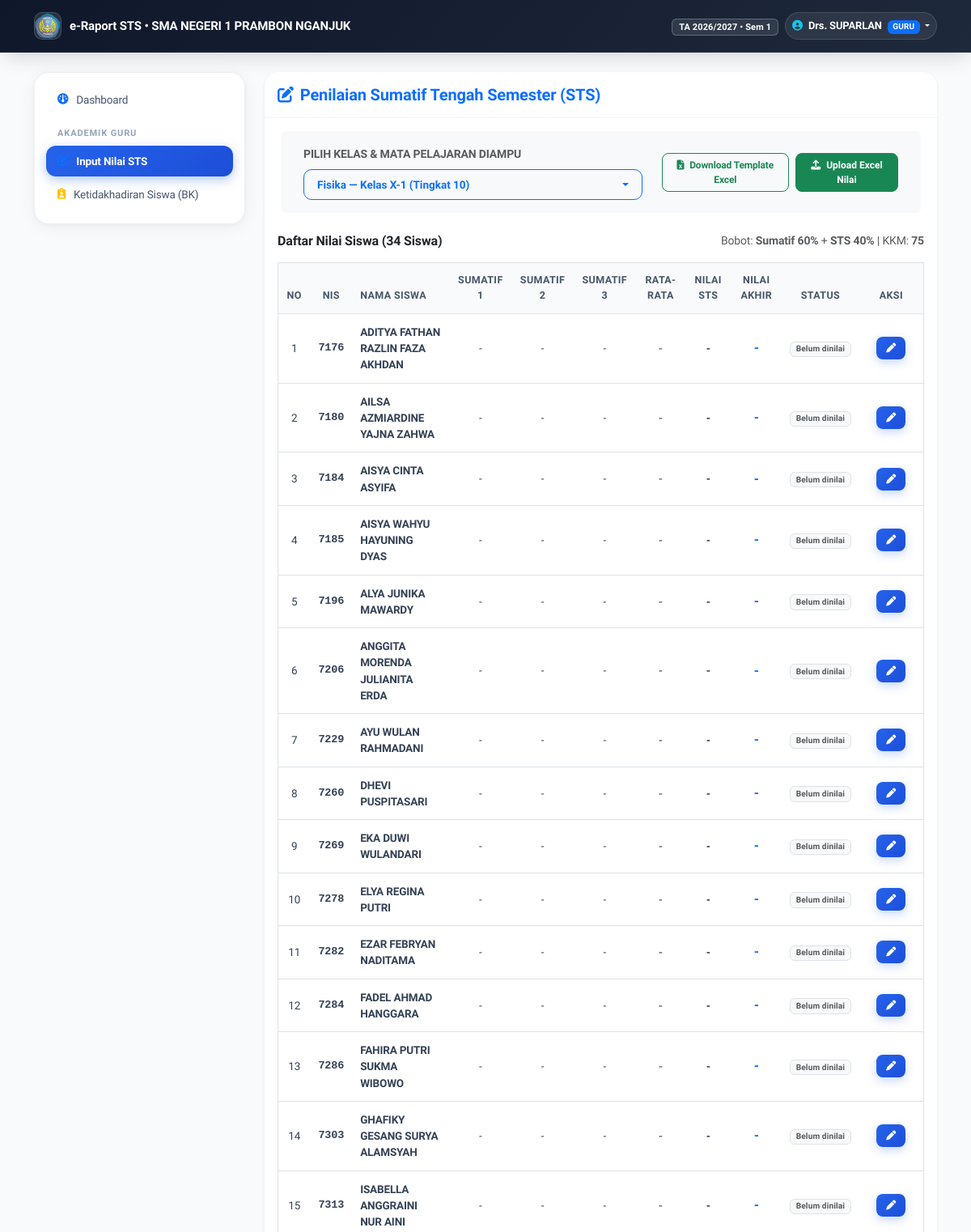
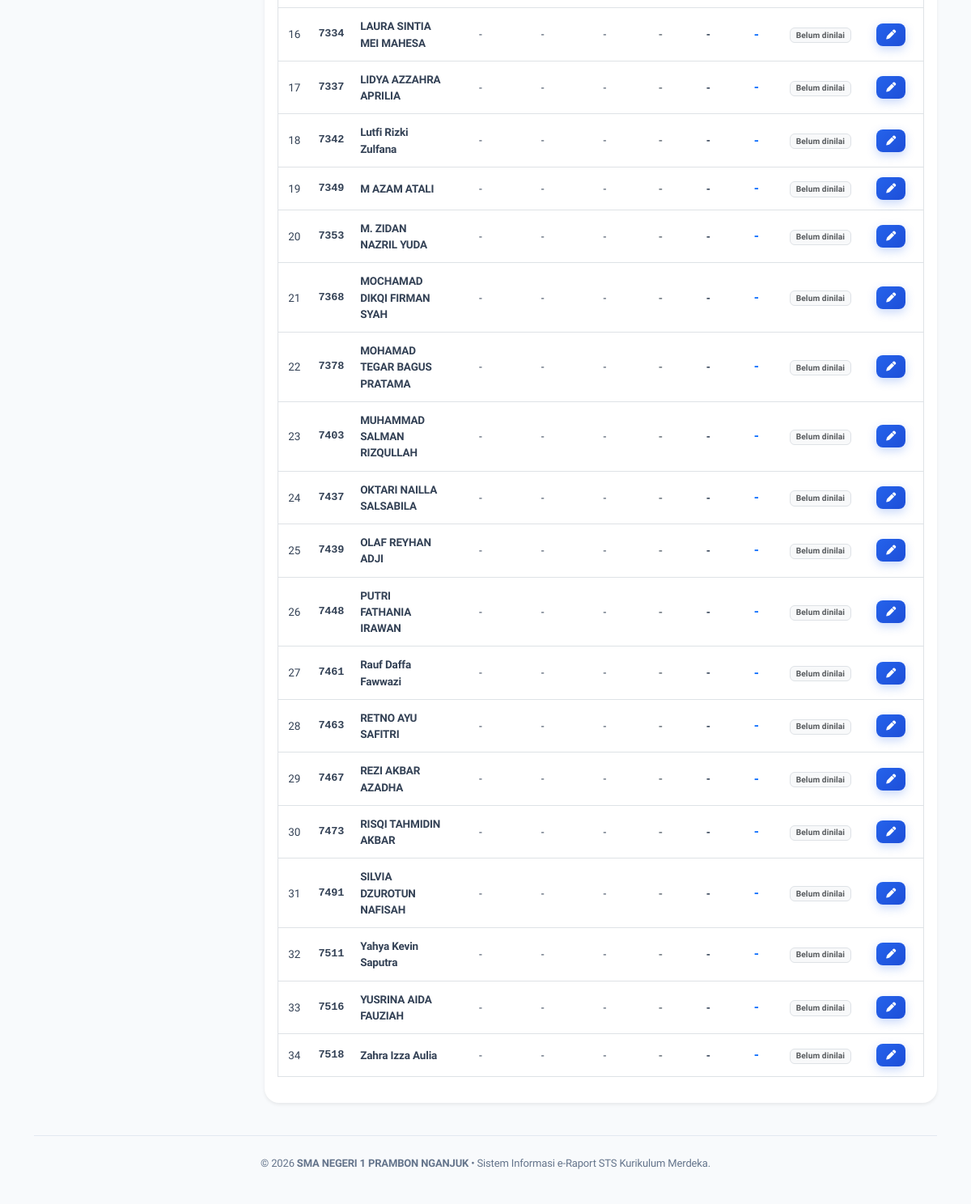
The page /grade-recap (signed in) on the database its author committed (2 pictures, top to bottom).
### tables this page shows
CREATE TABLE `tb_pengaturan_rapor` (
  `id` int(11) NOT NULL DEFAULT 1,
  `nama_sekolah` varchar(150) NOT NULL DEFAULT 'SMA NEGERI 1 PRAMBON NGANJUK',
  `alamat_sekolah` varchar(200) NOT NULL DEFAULT 'JL. A. YANI 1 SUGIHWARAS PRAMBON',
  `logo_sekolah` varchar(255) DEFAULT NULL,
  `npsn` varchar(30) NOT NULL DEFAULT '20539744',
  `akreditasi` varchar(30) NOT NULL DEFAULT 'A (Unggul)',
  `slogan` varchar(255) NOT NULL DEFAULT 'Unggul dalam Prestasi, Berkarakter, dan Berbudaya Lingkungan',
  `telepon` varchar(50) NOT NULL DEFAULT '(0358) 771234',
  `email` varchar(100) NOT NULL DEFAULT 'info@sman1prambon.sch.id',
  `website` varchar(100) NOT NULL DEFAULT 'sman1prambon.sch.id',
  `deskripsi_sekolah` text DEFAULT NULL,
  `tahun_ajaran` varchar(20) NOT NULL DEFAULT '2025/2026',
  `semester` varchar(10) NOT NULL DEFAULT '2',
  `nama_kepala_sekolah` varchar(150) NOT NULL DEFAULT 'Iin Yuristin Nadhiroh, S. Pd., M. MPd.',
  `nip_kepala_sekolah` varchar(30) NOT NULL DEFAULT '197405141999032010',
  `tempat_rapor` varchar(50) NOT NULL DEFAULT 'Prambon',
  `tanggal_rapor` varchar(50) NOT NULL DEFAULT '19 Juni 2026',
  PRIMARY KEY (`id`)
);

CREATE TABLE `tb_mapel_referensi` (
  `id_mapel` varchar(20) NOT NULL,
  `nama_mapel` varchar(100) NOT NULL,
  `sistem` tinyint(1) NOT NULL DEFAULT 0 COMMENT '1 = mapel sistem, tidak boleh dihapus',
  PRIMARY KEY (`id_mapel`)
);

CREATE TABLE `tb_kelas` (
  `id_kelas` int(11) NOT NULL AUTO_INCREMENT,
  `nama_kelas` varchar(20) NOT NULL,
  `tingkat` varchar(5) NOT NULL,
  `id_guru_walikelas` varchar(20) DEFAULT NULL,
  PRIMARY KEY (`id_kelas`),
  UNIQUE KEY `nama_kelas` (`nama_kelas`),
  KEY `fk_kelas_walikelas` (`id_guru_walikelas`),
  CONSTRAINT `fk_kelas_walikelas` FOREIGN KEY (`id_guru_walikelas`) REFERENCES `tb_guru` (`id_guru`) ON DELETE SET NULL ON UPDATE CASCADE
);

CREATE TABLE `tb_pengaturan_bobot` (
  `id_pengaturan` int(11) NOT NULL DEFAULT 1,
  `bobot_sumatif` decimal(5,2) NOT NULL DEFAULT 60.00,
  `bobot_sts` decimal(5,2) NOT NULL DEFAULT 40.00,
  `kkm` decimal(5,2) NOT NULL DEFAULT 75.00,
  PRIMARY KEY (`id_pengaturan`)
);

CREATE TABLE `tb_siswa` (
  `nis` varchar(20) NOT NULL,
  `id_user` int(11) NOT NULL,
  `nama` varchar(100) NOT NULL,
  `nisn` varchar(20) DEFAULT NULL,
  `id_kelas` int(11) NOT NULL,
  PRIMARY KEY (`nis`),
  UNIQUE KEY `uq_siswa_nisn` (`nisn`),
  KEY `fk_user_siswa` (`id_user`),
  KEY `fk_kelas_siswa` (`id_kelas`),
  CONSTRAINT `fk_kelas_siswa` FOREIGN KEY (`id_kelas`) REFERENCES `tb_kelas` (`id_kelas`) ON DELETE CASCADE ON UPDATE CASCADE,
  CONSTRAINT `fk_user_siswa` FOREIGN KEY (`id_user`) REFERENCES `tb_user` (`id_user`) ON DELETE CASCADE ON UPDATE CASCADE
);

### grade-recap.php (the view, shortened to what the rows shown need)
<?php
require_once "models/Teacher.php";
require_once "models/Bobot.php";
$db = new Database();
$conn = $db->connect();
$teacherModel = new Teacher($conn);
$bobotModel   = new Bobot($conn);
$idGuru = $_SESSION['id'] ?? '';
$myAssignments = $teacherModel->getPengampu($idGuru);
$selectedPengampuId = isset($_GET['id_pengampu']) ? (int)$_GET['id_pengampu'] : 0;
if ($selectedPengampuId === 0 && !empty($myAssignments)) {
    $selectedPengampuId = (int)$myAssignments[0]['id_pengampu'];
}
$currentAssignment = null;
foreach ($myAssignments as $a) {
    if ((int)$a['id_pengampu'] === $selectedPengampuId) {
        $currentAssignment = $a;
        break;
    }
}
$students = [];
if ($currentAssignment) {
    $students = $teacherModel->getStudentsForGrade($selectedPengampuId);
}
$bobot = $bobotModel->get();
?>
<div class="col-lg-9 mt-2">
    <div class="card shadow-sm border-0">
        <div class="card-header bg-white py-3">
            <h5 class="mb-0 fw-bold text-primary"><i class="fa-solid fa-pen-to-square me-2"></i>Penilaian Sumatif Tengah Semester (STS)</h5>
        </div>
        <div class="card-body">
            <div class="row align-items-center mb-4 bg-light p-3 rounded mx-1">
                <div class="col-md-7">
                    <label class="form-label small fw-bold text-muted text-uppercase">Pilih Kelas & Mata Pelajaran Diampu</label>
                    <div class="dropdown">
                        <button class="btn btn-outline-primary dropdown-toggle w-100 text-start d-flex justify-content-between align-items-center" type="button" data-bs-toggle="dropdown">
                            <span>
                                <?php if ($currentAssignment) { ?>
                                    <strong><?= htmlspecialchars($currentAssignment['nama_mapel']) ?></strong> &mdash; Kelas <?= htmlspecialchars($currentAssignment['nama_kelas']) ?> (Tingkat <?= $currentAssignment['tingkat'] ?>)
                                <?php } else { ?>
                                    Belum ada penugasan mengajar
                                <?php } ?>
                            </span>
                        </button>
                    </div>
                </div>
                <div class="col-md-5 mt-3 mt-md-0 d-flex justify-content-md-end gap-2">
                    <?php if ($currentAssignment) { ?>
                        <a href="controllers/template.php?type=nilai_kelas&id_pengampu=<?= $selectedPengampuId ?>" class="btn btn-outline-success btn-sm">
                            <i class="fa-solid fa-file-excel me-1"></i> Download Template Excel
                        </a>
                        <button type="button" class="btn btn-success btn-sm" data-bs-toggle="modal" data-bs-target="#ModalUploadNilai">
                            <i class="fa-solid fa-upload me-1"></i> Upload Excel Nilai
                        </button>
                    <?php } ?>
                </div>
            </div>
            <?php if (!$currentAssignment) { ?>
                <div class="alert alert-warning">
                    <i class="fa-solid fa-triangle-exclamation me-1"></i> Anda belum memiliki penugasan mengajar mata pelajaran di kelas manapun. Silakan hubungi Administrator.
                </div>
            <?php } else { ?>
                <div class="d-flex justify-content-between align-items-center mb-3">
                    <h6 class="fw-bold mb-0 text-dark">Daftar Nilai Siswa (<?= count($students) ?> Siswa)</h6>
                    <small class="text-muted">
                        Bobot: <strong>Sumatif <?= (float)$bobot['bobot_sumatif'] ?>%</strong> + <strong>STS <?= (float)$bobot['bobot_sts'] ?>%</strong> | KKM: <strong><?= (float)$bobot['kkm'] ?></strong>
                    </small>
                </div>
                <div class="table-responsive">
                    <table class="table table-hover align-middle border">
                        <thead class="table-light">
                            <tr class="text-center">
                                <th style="width: 5%">No</th>
                                <th>NIS</th>
                                <th class="text-start">Nama Siswa</th>
                                <th>Sumatif 1</th>
                                <th>Sumatif 2</th>
                                <th>Sumatif 3</th>
                                <th>Rata-rata</th>
                                <th>Nilai STS</th>
                                <th>Nilai Akhir</th>
                                <th>Status</th>
                                <th style="width: 10%">Aksi</th>
                            </tr>
                        </thead>
                        <tbody>
                            <?php if (empty($students)) { ?>
                                <tr><td colspan="11" class="text-center py-4 text-muted">Belum ada siswa di kelas ini.</td></tr>
                            <?php } else {
                                $no = 1;
                                foreach ($students as $s) {
                                    $hasGrade = ($s['nilai_akhir'] !== null);
                                    $isPass = ($s['status_kelulusan'] === 'Tercapai');
                            ?>
                                <tr class="text-center">
                                    <td><?= $no++ ?></td>
                                    <td class="font-monospace fw-semibold"><?= htmlspecialchars($s['nis']) ?></td>
                                    <td class="text-start fw-semibold"><?= htmlspecialchars($s['nama']) ?></td>
                                    <td><?= $s['sumatif_1'] !== null ? (float)$s['sumatif_1'] : '-' ?></td>
                                    <td><?= $s['sumatif_2'] !== null ? (float)$s['sumatif_2'] : '-' ?></td>
                                    <td><?= $s['sumatif_3'] !== null ? (float)$s['sumatif_3'] : '-' ?></td>
                                    <td class="fw-semibold text-secondary"><?= $s['rata_sumatif'] !== null ? (float)$s['rata_sumatif'] : '-' ?></td>
                                    <td class="fw-semibold"><?= $s['nilai_sts'] !== null ? (float)$s['nilai_sts'] : '-' ?></td>
                                    <td class="fw-bold fs-6 text-primary"><?= $s['nilai_akhir'] !== null ? (float)$s['nilai_akhir'] : '-' ?></td>
                                    <td>
                                        <?php if ($hasGrade) { ?>
                                            <span class="badge <?= $isPass ? 'bg-success' : 'bg-danger' ?>">
                                                <?= htmlspecialchars($s['status_kelulusan']) ?>
                                            </span>
                                        <?php } else { ?>
                                            <span class="badge bg-light text-muted border">Belum dinilai</span>
                                        <?php } ?>
                                    </td>
                                    <td>
                                        <button class="btn btn-primary btn-sm" data-bs-toggle="modal" data-bs-target="#ModalInputNilai<?= $s['nis'] ?>" title="Input / Edit Nilai">
                                            <i class="fa fa-pen"></i>
                                        </button>
                                    </td>
                                </tr>
                            <?php } } ?>
                        </tbody>
                    </table>
                </div>
            <?php } ?>
        </div>
    </div>
</div>

### main.php (shortened to what the rows shown need)
<?php
require_once 'config/Config.php';
require_once "models/Setting.php";
$db = new Database();
$conn = $db->connect();
$settingModelMain = new Setting($conn);
$school = $settingModelMain->get();
?>
<!DOCTYPE html>
<html lang="id">
<head>
    <link rel="stylesheet" href="<?= $base_url ?>vendor/bootstrap-5.3.8/css/bootstrap.min.css">
    <link rel="stylesheet" href="https://cdnjs.cloudflare.com/ajax/libs/font-awesome/6.5.1/css/all.min.css">
    <link rel="stylesheet" href="<?= $base_url ?>assets/css/style.css">
</head>
<body>
    <?php include "header.php"; ?>
    <div class="container-lg my-3">
        <div class="row">
            <?php include "sidebar.php"; ?>
            <?php include $page; ?>
        </div>
        <footer class="app-footer text-center">
            <div class="container">
                &copy; <?= date('Y') ?> <strong><?= htmlspecialchars($school['nama_sekolah']) ?></strong> &bull; Sistem Informasi e-Raport STS Kurikulum Merdeka.
            </div>
        </footer>
    </div>
</body>
</html>

### header.php (shortened to what the rows shown need)
<?php
require_once __DIR__ . '/config/Config.php';
require_once __DIR__ . '/models/Setting.php';
$settingModelHeader = new Setting($conn);
$schoolHeader = $settingModelHeader->get();
$headerLogoUrl = (!empty($schoolHeader['logo_sekolah']) && file_exists(__DIR__ . '/' . $schoolHeader['logo_sekolah']))
    ? ($base_url ?? '') . $schoolHeader['logo_sekolah']
    : null;
?>
    <nav class="navbar navbar-expand app-navbar sticky-top">
        <div class="container-lg">
            <a class="navbar-brand" href="home">
                <div class="brand-icon-box">
                    <?php if ($headerLogoUrl) { ?>
                        <img src="<?= htmlspecialchars($headerLogoUrl) ?>" alt="Logo">
                    <?php } else { ?>
                        <i class="fa-solid fa-graduation-cap text-info"></i>
                    <?php } ?>
                </div>
                <span>e-Raport STS &bull; <?= htmlspecialchars($schoolHeader['nama_sekolah']) ?></span>
            </a>
            <div class="collapse navbar-collapse justify-content-end" id="navbarNavDropdown">
                <ul class="navbar-nav align-items-center gap-2">
                    <li class="nav-item d-none d-md-block">
                        <span class="badge bg-light bg-opacity-10 text-white border border-light border-opacity-25 px-2 py-1 small" style="font-size: 11px;">
                            TA <?= htmlspecialchars($schoolHeader['tahun_ajaran']) ?> &bull; Sem <?= htmlspecialchars($schoolHeader['semester']) ?>
                        </span>
                    </li>
                    <li class="nav-item dropdown">
                        <a class="nav-link dropdown-toggle user-badge-nav" href="#" role="button" data-bs-toggle="dropdown" aria-expanded="false">
                            <i class="fa-solid fa-circle-user me-1 text-info"></i>
                            <strong><?php echo htmlspecialchars($_SESSION['nama'] ?? 'User'); ?></strong>
                            <span class="badge bg-primary text-white ms-1 text-uppercase" style="font-size: 10px;">
                                <?php echo htmlspecialchars($_SESSION['role'] ?? ''); ?>
                            </span>
                        </a>
                    </li>
                </ul>
            </div>
        </div>
    </nav>

### rows shown on the page
tb_pengaturan_rapor: logo_sekolah (picture), nama_sekolah "SMA NEGERI 1 PRAMBON NGANJUK", tahun_ajaran "2026/2027", semester "1"
tb_mapel_referensi: nama_mapel "Fisika"
tb_kelas: nama_kelas "X-1", tingkat "10"
tb_pengaturan_bobot: bobot_sumatif "60", bobot_sts "40", kkm "75"
tb_siswa: nis "7176", nama "ADITYA FATHAN RAZLIN FAZA AKHDAN"
tb_siswa: nis "7180", nama "AILSA AZMIARDINE YAJNA ZAHWA"
tb_siswa: nis "7184", nama "AISYA CINTA ASYIFA"
tb_siswa: nis "7185", nama "AISYA WAHYU HAYUNING DYAS"
tb_siswa: nis "7196", nama "ALYA JUNIKA MAWARDY"
tb_siswa: nis "7206", nama "ANGGITA MORENDA JULIANITA ERDA"
tb_siswa: nis "7229", nama "AYU WULAN RAHMADANI"
tb_siswa: nis "7260", nama "DHEVI PUSPITASARI"
tb_siswa: nis "7269", nama "EKA DUWI WULANDARI"
tb_siswa: nis "7278", nama "ELYA REGINA PUTRI"
tb_siswa: nis "7282", nama "EZAR FEBRYAN NADITAMA"
tb_siswa: nis "7284", nama "FADEL AHMAD HANGGARA"
tb_siswa: nis "7286", nama "FAHIRA PUTRI SUKMA WIBOWO"
tb_siswa: nis "7303", nama "GHAFIKY GESANG SURYA ALAMSYAH"
tb_siswa: nis "7313", nama "ISABELLA ANGGRAINI NUR AINI"
tb_siswa: nis "7334", nama "LAURA SINTIA MEI MAHESA"
tb_siswa: nis "7337", nama "LIDYA AZZAHRA APRILIA"
tb_siswa: nis "7342", nama "Lutfi Rizki Zulfana"
tb_siswa: nis "7349", nama "M AZAM ATALI"
tb_siswa: nis "7353", nama "M. ZIDAN NAZRIL YUDA"
tb_siswa: nis "7368", nama "MOCHAMAD DIKQI FIRMAN SYAH"
tb_siswa: nis "7378", nama "MOHAMAD TEGAR BAGUS PRATAMA"
tb_siswa: nis "7403", nama "MUHAMMAD SALMAN RIZQULLAH"
tb_siswa: nis "7437", nama "OKTARI NAILLA SALSABILA"
tb_siswa: nis "7439", nama "OLAF REYHAN ADJI"
tb_siswa: nis "7448", nama "PUTRI FATHANIA IRAWAN"
tb_siswa: nis "7461", nama "Rauf Daffa Fawwazi"
tb_siswa: nis "7463", nama "RETNO AYU SAFITRI"
tb_siswa: nis "7467", nama "REZI AKBAR AZADHA"
tb_siswa: nis "7473", nama "RISQI TAHMIDIN AKBAR"
tb_siswa: nis "7491", nama "SILVIA DZUROTUN NAFISAH"
tb_siswa: nis "7511", nama "Yahya Kevin Saputra"
tb_siswa: nis "7516", nama "YUSRINA AIDA FAUZIAH"
tb_siswa: nis "7518", nama "Zahra Izza Aulia"

### other values the page prints
$_SESSION['nama'] "Drs. SUPARLAN"
$_SESSION['role'] "GURU"
count($students) "34"
